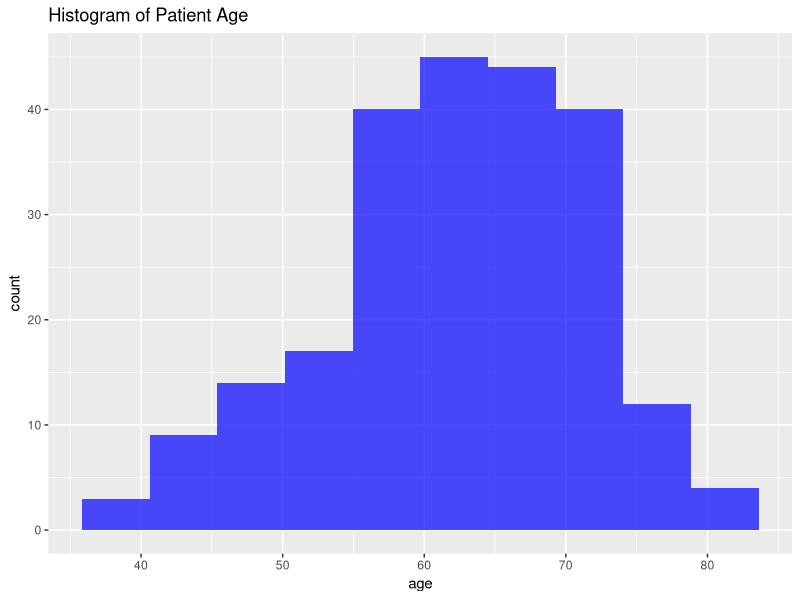

This chart was generated by the following R code: (Note: this script raises an error after producing the figure.)
# Medical Statistical Analysis: T-tests and ANOVA
# Using NCCTG Lung Cancer Dataset

# Load required libraries
library(survival)  # For lung cancer dataset
library(tidyverse)
library(ggplot2)
library(car)  # For Levene's test

# Load the lung cancer dataset
data(lung)

# Data preparation
# Convert categorical variables
lung$sex_label <- factor(lung$sex, labels = c("Male", "Female"))
lung$status_label <- factor(lung$status, labels = c("Censored", "Dead"))

# 1. ONE SAMPLE T-TEST
# Test if the mean age is different from a hypothetical population age of 60
t_test_one_sample <- t.test(lung$age, mu = 60)
print("One Sample T-Test (Age):")
print(t_test_one_sample)

# Normality Check for Age
# Histogram
ggplot(lung, aes(x = age)) +
  geom_histogram(bins = 10, fill = "blue", alpha = 0.7) +
  labs(title = "Histogram of Patient Age")

# Shapiro-Wilk Test for Normality of Age
shapiro_test_age <- shapiro.test(lung$age)
print("Shapiro-Wilk Test for Age Normality:")
print(shapiro_test_age)

# 2. INDEPENDENT TWO-SAMPLE T-TEST
# Compare survival times between males and females
t_test_survival_by_sex <- t.test(
  time ~ sex_label, 
  data = lung
)
print("Independent Two-Sample T-Test (Survival Time by Sex):")
print(t_test_survival_by_sex)

# Levene's Test for Homogeneity of Variance
levene_test_survival <- levene.test(
  lung$time, 
  lung$sex_label
)
print("Levene's Test for Homogeneity of Variance:")
print(levene_test_survival)

# 3. ANOVA 
# Create age groups for ANOVA
lung$age_group <- cut(
  lung$age, 
  breaks = c(0, 50, 60, 70, Inf), 
  labels = c("Young", "Middle-Aged", "Senior", "Elderly")
)

# Perform One-Way ANOVA on survival time across age groups
anova_model <- aov(
  time ~ age_group, 
  data = lung
)
print("One-Way ANOVA Results (Survival Time by Age Group):")
print(summary(anova_model))

# Post-hoc Tukey Test
tukey_test <- TukeyHSD(anova_model)
print("Tukey Post-hoc Test:")
print(tukey_test)

# Visualization of Survival Time by Age Group
ggplot(lung, aes(x = age_group, y = time)) +
  geom_boxplot() +
  labs(
    title = "Survival Time by Age Group", 
    x = "Age Group", 
    y = "Survival Time"
  ) +
  theme_minimal()

# Diagnostic Plot for ANOVA
# Q-Q Plot to check normality of residuals
plot(anova_model, which = 2)

# Save diagnostic information
sink("lung_cancer_statistical_analysis.txt")
print("One Sample T-Test (Age):")
print(t_test_one_sample)
print("Shapiro-Wilk Test for Age:")
print(shapiro_test_age)
print("Two-Sample T-Test (Survival Time by Sex):")
print(t_test_survival_by_sex)
print("Levene's Test:")
print(levene_test_survival)
print("ANOVA Summary:")
print(summary(anova_model))
print("Tukey Post-hoc Test:")
print(tukey_test)
sink()

# Additional Descriptive Statistics
summary_stats <- lung %>%
  group_by(sex_label) %>%
  summarise(
    mean_age = mean(age, na.rm = TRUE),
    mean_survival_time = mean(time, na.rm = TRUE),
    sd_survival_time = sd(time, na.rm = TRUE)
  )
print("Summary Statistics by Sex:")
print(summary_stats)